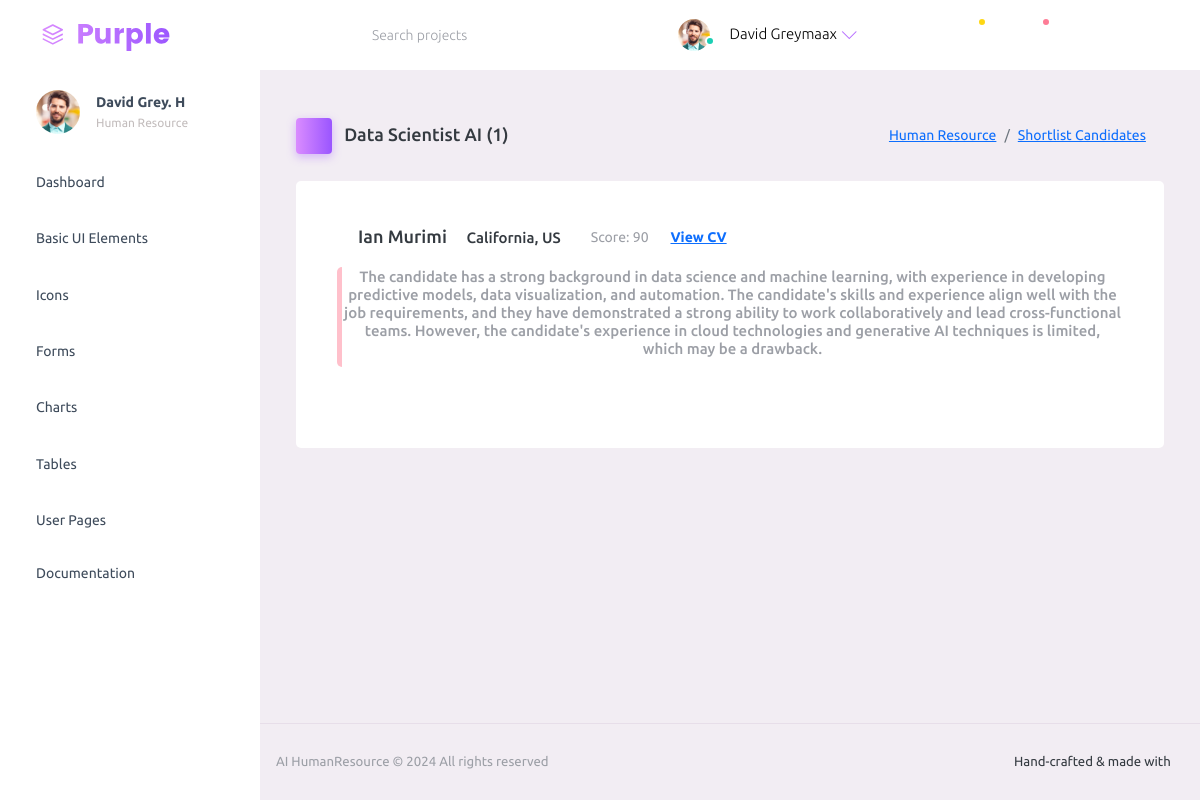
/shortlist/1, run on the app's committed database.
### HumanResource/models.py (models this page shows, shortened)
class Job(models.Model):
    job_title = models.CharField(max_length=100, null=False)
    department = models.CharField(max_length=50, choices=departments)
    salary = models.IntegerField()
    location = models.CharField(max_length=100, choices=locations)
    introduction = models.CharField(max_length=220)
    brief_posting_description = models.CharField(max_length=400)
    responsibilities = models.CharField(max_length=3000)
    qualifications = models.CharField(max_length=1500)
    is_active = models.BooleanField(default=True)
    date_posted = models.DateField(auto_now_add=True)

class ShortList(models.Model):
    applicant = models.ForeignKey(Applicant, on_delete=models.CASCADE, related_name='shortlisted_jobs')
    job = models.ForeignKey(Job, on_delete=models.CASCADE, related_name='shortlist')
    score = models.IntegerField()
    summary = models.CharField(max_length=1000)

class Applicant(models.Model):
    first_name = models.CharField(max_length=100)
    last_name = models.CharField(max_length=100)
    gender = models.CharField(max_length=20, choices=genders)
    email = models.EmailField()
    country = models.CharField(max_length=100, choices=locations)
    cv = models.FileField(upload_to='cvs/', validators=[validate_pdf])
    job = models.ForeignKey(Job, on_delete=models.CASCADE, related_name='applicants')

### HumanResource/views.py (the view)
# urls.py: path('shortlist/<int:job_id>', views.shortlist, name='shortlist'),
def shortlist(request, job_id):
    job = Job.objects.get(id=job_id)
    shortlisted = job.shortlist.all().count()
    short_list = job.shortlist.all().order_by('-score')
    return render(request, 'app/shortlist.html', locals())

### HumanResource/templates/app/shortlist.html (shortened to what this page needs)
{% extends 'app/index.html' %}
{% load static %}
{% block body %}
<div class="page-header">
    <h3 class="page-title">
      <span class="page-title-icon bg-gradient-primary text-white me-2">
        <i class="mdi mdi-list-status"></i>
      </span> {{ job.job_title }} ({{ shortlisted }})
    </h3>
    <nav aria-label="breadcrumb">
      <ol class="breadcrumb">
        <li class="breadcrumb-item"><a href="{% url 'human-resource' %}">Human Resource</a></li>
        <li class="breadcrumb-item"><a href="{% url 'shortlist-candidates' job.id %}">Shortlist Candidates</a></li>
      </ol>
    </nav>
</div>
{% if short_list %}
{% for applicant in short_list %}
<div class="row">
    <div class="col-12 grid-margin">
      <div class="card">
        <div class="card-body">
            <div class="row">
                <div class="d-flex flex-row">
                    <h4 class="card-title"><i class="mdi mdi-check-all text-success" style="font-size: 23px;"></i>
                       {{ applicant.applicant.first_name }} {{ applicant.applicant.last_name}}</h4>
                    <h6 style="margin: 8px;"><i class="mdi mdi-map-marker-outline"></i>{{ applicant.applicant.country }}</h6>
                    <small class="text-muted" style="margin: 8px;"><i class="mdi mdi-scale-balance"></i> Score: {{ applicant.score }}</small>
                    <a href="{{ applicant.applicant.cv.url }}" class="btn btn-link btn-sm"> View CV</a>
                </div>
            </div>
            <div class="row">
              <div class="col-md-12 stretch-card grid-margin">
                <a class="btn" style="padding: 0px !important;" href="#">
                <div class="card"  style="border-left: 5px solid pink; margin-top: 4px;">
                  <div class="card-body" style="padding: 1px;">
                    <h6 class="text-muted">{{ applicant.summary }}</h6>
                  </div>
                </div>
              </a>
              </div>
            </div>
        </div>
      </div>
    </div>
  </div>
{% endfor %}
{% endif %}
{% endblock body %}

### data on the page
Job: job_title "Data Scientist AI"
ShortList: applicant.first_name "Ian", applicant.last_name "Murimi", applicant.country "California, US", score "90", summary "The candidate has a strong background in data science and machine learning, with experience in developing predictive models, data visualization, and automation. The candidate's skills and experience align well with the job requirements, and they have demonstrated a strong ability to work collaboratively and lead cross-functional teams. However, the candidate's experience in cloud technologies and generative AI techniques is limited, which may be a drawback."

### other printed values
{{ shortlisted }} "1"
